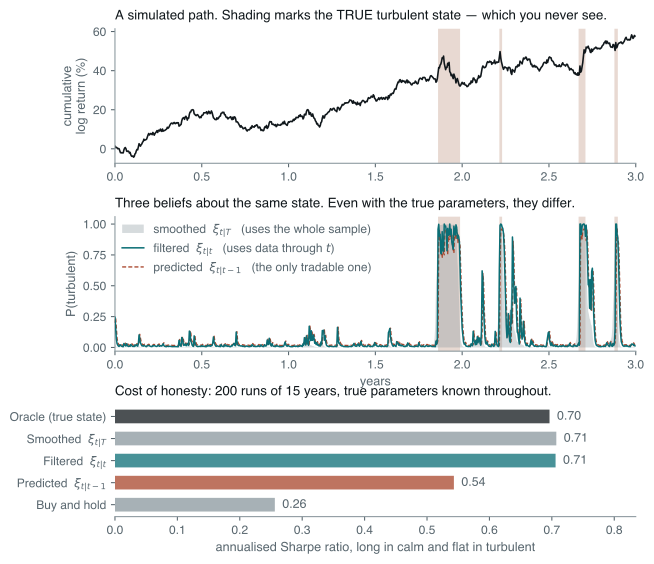

Source code (Python):
# The filtration ladder. One simulated path from a two-state Gaussian HMM with
# TRUE parameters known, showing how much of the apparent sharpness of a regime
# plot comes from looking at the future -- and what each rung of the ladder is
# worth in Sharpe terms.
#
# Run standalone:  uv run --no-project --with matplotlib python <path>

import os

os.environ.setdefault("SOURCE_DATE_EPOCH", "1735689600")

import matplotlib

matplotlib.use("Agg")
matplotlib.rcParams["svg.fonttype"] = "path"
matplotlib.rcParams["font.family"] = ["Helvetica", "Arial", "DejaVu Sans"]

from pathlib import Path

import matplotlib.pyplot as plt
import numpy as np

INK = "#10171B"
MUTED = "#58666E"
TEAL = "#0B6E75"
RUST = "#A8452B"
GREY = "#8A979D"
FAINT = "#DCE4E6"
SHADE = "#E8D9D2"

A = 252
MU = np.array([0.10, -0.15]) / A
SIG = np.array([0.12, 0.32]) / np.sqrt(A)
P = np.array([[0.99, 0.01], [0.04, 0.96]])
PI0 = np.array([0.8, 0.2])
REPS = 200
YEARS_MC = 15
SEED = 424242
LEAK_REPS = 30
LEAK_YEARS = 20

# Calibrations for the accompanying table: what separates the two states?
CALIBRATIONS = [
    ("vol and mean", (0.10, -0.15), (0.12, 0.32)),
    ("vol only", (0.05, 0.05), (0.12, 0.32)),
    ("mild vol", (0.12, -0.10), (0.15, 0.22)),
    ("mean only", (0.20, -0.20), (0.20, 0.20)),
]


def simulate(T, rng, mu=MU, sig=SIG):
    s = np.empty(T, dtype=int)
    s[0] = rng.choice(2, p=PI0)
    u = rng.random(T)
    for t in range(1, T):
        s[t] = s[t - 1] if u[t] < P[s[t - 1], s[t - 1]] else 1 - s[t - 1]
    return mu[s] + sig[s] * rng.standard_normal(T), s


def beliefs(r, mu=MU, sig=SIG):
    """Predicted, filtered and smoothed P(turbulent) under the TRUE parameters."""
    T = len(r)
    z = (r[:, None] - mu[None, :]) / sig[None, :]
    B = np.maximum(np.exp(-0.5 * z * z) / (sig[None, :] * np.sqrt(2 * np.pi)), 1e-300)
    alpha = np.zeros((T, 2))
    pred = np.zeros((T, 2))
    c = np.zeros(T)
    pred[0] = PI0
    a = PI0 * B[0]
    c[0] = a.sum()
    alpha[0] = a / c[0]
    for t in range(1, T):
        pred[t] = alpha[t - 1] @ P
        a = pred[t] * B[t]
        c[t] = a.sum()
        alpha[t] = a / c[t]
    beta = np.ones((T, 2))
    for t in range(T - 2, -1, -1):
        beta[t] = (P @ (B[t + 1] * beta[t + 1])) / c[t + 1]
    gamma = alpha * beta
    gamma /= gamma.sum(axis=1, keepdims=True)
    return pred, alpha, gamma


def sharpe(x):
    """Annualised Sharpe. A permanently flat position earns nothing, so it scores 0."""
    sd = float(x.std())
    return 0.0 if sd == 0.0 else float(x.mean() / sd * np.sqrt(A))


def ladder(mu_ann=None, sig_ann=None):
    """Sharpe of each rung, plus gating-vs-sizing and detection lag, for one calibration."""
    mu = MU if mu_ann is None else np.array(mu_ann) / A
    sig = SIG if sig_ann is None else np.array(sig_ann) / np.sqrt(A)
    rng = np.random.default_rng(SEED + 1)
    keys = [
        "bh",
        "oracle",
        "smooth",
        "filt",
        "pred",
        "acc",
        "size",
        "both",
        "lag",
        "turn_gate",
        "turn_size",
        "vol_gate",
    ]
    acc = {k: [] for k in keys}
    sig_star = float(np.sqrt(PI0 @ (sig**2)))
    for _ in range(REPS):
        r, s = simulate(YEARS_MC * A, rng, mu, sig)
        pred, alpha, gamma = beliefs(r, mu, sig)
        w_gate = (pred[:, 0] > 0.5).astype(float)
        w_size = np.clip(sig_star / np.sqrt(pred @ (sig**2)), 0.0, 3.0)
        acc["bh"].append(sharpe(r))
        acc["oracle"].append(sharpe((s == 0).astype(float) * r))
        acc["smooth"].append(sharpe((gamma[:, 0] > 0.5).astype(float) * r))
        acc["filt"].append(sharpe((alpha[:, 0] > 0.5).astype(float) * r))
        acc["pred"].append(sharpe(w_gate * r))
        acc["size"].append(sharpe(w_size * r))
        acc["both"].append(sharpe(w_gate * w_size * r))
        acc["acc"].append(float(np.mean((pred[:, 1] > 0.5) == (s == 1))))
        acc["turn_gate"].append(float(np.mean(np.abs(np.diff(w_gate)))))
        acc["turn_size"].append(float(np.mean(np.abs(np.diff(w_size)))))
        acc["vol_gate"].append(float((w_gate * r).std() * np.sqrt(A)))
        sw = np.flatnonzero((s[1:] == 1) & (s[:-1] == 0)) + 1
        lags = [np.flatnonzero(alpha[t0 : t0 + 60, 1] > 0.5)[0] for t0 in sw if np.any(alpha[t0 : t0 + 60, 1] > 0.5)]
        if lags:
            acc["lag"].append(float(np.median(lags)))
    return {k: float(np.mean(v)) for k, v in acc.items()}


def em_fit(r, rng, n_iter=100, tol=1e-9):
    """Two-state Gaussian HMM by EM. States identified by fitted volatility."""
    T = len(r)
    q = np.quantile(np.abs(r), [0.3, 0.7])
    mu = rng.normal(0.0, r.std() * 0.1, 2)
    sig = np.maximum(q * (1 + 0.1 * rng.standard_normal(2)), 1e-6)
    Ph = np.array([[0.95, 0.05], [0.05, 0.95]])
    pi = np.array([0.5, 0.5])
    prev = -np.inf
    for _ in range(n_iter):
        z = (r[:, None] - mu[None, :]) / sig[None, :]
        B = np.maximum(np.exp(-0.5 * z * z) / (sig[None, :] * np.sqrt(2 * np.pi)), 1e-300)
        alpha = np.zeros((T, 2))
        c = np.zeros(T)
        a = pi * B[0]
        c[0] = a.sum()
        alpha[0] = a / c[0]
        for t in range(1, T):
            a = (alpha[t - 1] @ Ph) * B[t]
            c[t] = a.sum()
            alpha[t] = a / c[t]
        beta = np.ones((T, 2))
        for t in range(T - 2, -1, -1):
            beta[t] = (Ph @ (B[t + 1] * beta[t + 1])) / c[t + 1]
        gamma = alpha * beta
        gamma /= gamma.sum(axis=1, keepdims=True)
        xi = Ph * (alpha[:-1].T @ ((B[1:] * beta[1:]) / c[1:, None]))
        Ph = xi / xi.sum(axis=1, keepdims=True)
        pi = gamma[0]
        w = gamma.sum(axis=0)
        mu = (gamma * r[:, None]).sum(axis=0) / w
        sig = np.sqrt(np.maximum((gamma * (r[:, None] - mu[None, :]) ** 2).sum(axis=0) / w, 1e-14))
        ll = np.log(c).sum()
        if ll - prev < tol * abs(prev):
            break
        prev = ll
    o = np.argsort(sig)
    return mu[o], sig[o], Ph[np.ix_(o, o)]


def leakage(mu_ann=None, sig_ann=None, reps=LEAK_REPS, years=LEAK_YEARS, burn=5, refit=5):
    """Full-sample parameter fit versus honest expanding-window refit, both predicted."""
    mu = MU if mu_ann is None else np.array(mu_ann) / A
    sig = SIG if sig_ann is None else np.array(sig_ann) / np.sqrt(A)
    rng = np.random.default_rng(SEED + 2)
    T, b = years * A, burn * A
    out = {"bh": [], "full": [], "walk": [], "smooth": []}
    for _ in range(reps):
        r, _ = simulate(T, rng, mu, sig)
        out["bh"].append(sharpe(r[b:]))
        mh, sh, Ph = em_fit(r, rng)  # fitted on ALL the data
        z = (r[:, None] - mh[None, :]) / sh[None, :]
        B = np.maximum(np.exp(-0.5 * z * z) / (sh[None, :] * np.sqrt(2 * np.pi)), 1e-300)
        al = np.zeros((T, 2))
        pr = np.zeros((T, 2))
        pr[0] = PI0
        a = PI0 * B[0]
        al[0] = a / a.sum()
        for t in range(1, T):
            pr[t] = al[t - 1] @ Ph
            a = pr[t] * B[t]
            al[t] = a / a.sum()
        out["full"].append(sharpe(((pr[:, 0] > 0.5).astype(float) * r)[b:]))
        be = np.ones((T, 2))
        cs = (al[:-1] @ Ph) * B[1:]
        cs = np.concatenate([[float((PI0 * B[0]).sum())], cs.sum(axis=1)])
        for t in range(T - 2, -1, -1):
            be[t] = (Ph @ (B[t + 1] * be[t + 1])) / cs[t + 1]
        gm = al * be
        gm /= gm.sum(axis=1, keepdims=True)
        out["smooth"].append(sharpe(((gm[:, 0] > 0.5).astype(float) * r)[b:]))
        pos = np.zeros(T)
        state = PI0.copy()
        for y in range(burn, years, refit):  # refit on data through t only
            t0, t1 = y * A, min((y + refit) * A, T)
            m2, s2, P2 = em_fit(r[:t0], rng)
            seg = r[t0:t1]
            z2 = (seg[:, None] - m2[None, :]) / s2[None, :]
            B2 = np.maximum(np.exp(-0.5 * z2 * z2) / (s2[None, :] * np.sqrt(2 * np.pi)), 1e-300)
            a2 = state @ P2
            for t in range(len(seg)):
                pos[t0 + t] = 1.0 if a2[0] > 0.5 else 0.0
                f = a2 * B2[t]
                state = f / f.sum()
                a2 = state @ P2
        out["walk"].append(sharpe((pos * r)[b:]))
    return {k: (float(np.mean(v)), float(np.std(v) / np.sqrt(len(v)))) for k, v in out.items()}  # noqa: E501


def main():
    rng = np.random.default_rng(SEED)
    T = 3 * A
    r, s = simulate(T, rng)
    pred, alpha, gamma = beliefs(r)
    x = np.arange(T) / A

    fig, axes = plt.subplots(3, 1, figsize=(7.0, 6.6), gridspec_kw={"height_ratios": [1.5, 1.5, 1.25], "hspace": 0.42})

    # --- Panel 1: the path, with true turbulent spells shaded -----------------
    ax = axes[0]
    ax.fill_between(x, 0, 1, where=(s == 1), transform=ax.get_xaxis_transform(), color=SHADE, linewidth=0, zorder=0)
    ax.plot(x, 100 * np.cumsum(r), color=INK, linewidth=1.2, zorder=2)
    ax.set_ylabel("cumulative\nlog return (%)", fontsize=9.5, color=MUTED)
    ax.set_title(
        "A simulated path. Shading marks the TRUE turbulent state — which you never see.",
        fontsize=10.0,
        color=INK,
        pad=7,
        loc="left",
    )

    # --- Panel 2: the three beliefs ------------------------------------------
    ax = axes[1]
    ax.fill_between(x, 0, 1, where=(s == 1), transform=ax.get_xaxis_transform(), color=SHADE, linewidth=0, zorder=0)
    ax.fill_between(
        x,
        0,
        gamma[:, 1],
        color=GREY,
        alpha=0.35,
        linewidth=0,
        zorder=1,
        label="smoothed  $\\xi_{t|T}$   (uses the whole sample)",
    )
    ax.plot(
        x, alpha[:, 1], color=TEAL, linewidth=1.15, zorder=3, label="filtered  $\\xi_{t|t}$   (uses data through $t$)"
    )
    ax.plot(
        x,
        pred[:, 1],
        color=RUST,
        linewidth=1.0,
        linestyle=(0, (3, 1.6)),
        zorder=2,
        label="predicted  $\\xi_{t|t-1}$   (the only tradable one)",
    )
    ax.set_ylim(-0.03, 1.06)
    ax.set_ylabel("P(turbulent)", fontsize=9.5, color=MUTED)
    ax.set_xlabel("years", fontsize=9.5, color=MUTED)
    ax.legend(
        fontsize=9.0, loc="upper left", frameon=False, ncol=1, labelcolor=MUTED, handlelength=1.8, borderaxespad=0.2
    )
    ax.set_title(
        "Three beliefs about the same state. Even with the true parameters, they differ.",
        fontsize=10.0,
        color=INK,
        pad=7,
        loc="left",
    )

    for a_ in axes[:2]:
        a_.set_xlim(0, 3)
        a_.tick_params(labelsize=9.0, colors=MUTED, length=3)
        for side in ("top", "right"):
            a_.spines[side].set_visible(False)
        for side in ("bottom", "left"):
            a_.spines[side].set_color(GREY)

    # --- Panel 3: what each rung is worth ------------------------------------
    res = ladder()
    ax = axes[2]
    names = [
        "Buy and hold",
        "Predicted  $\\xi_{t|t-1}$",
        "Filtered  $\\xi_{t|t}$",
        "Smoothed  $\\xi_{t|T}$",
        "Oracle (true state)",
    ]
    vals = [res["bh"], res["pred"], res["filt"], res["smooth"], res["oracle"]]
    cols = [GREY, RUST, TEAL, GREY, INK]
    ypos = np.arange(len(vals))
    ax.barh(ypos, vals, color=cols, alpha=0.75, height=0.62, edgecolor="none")
    for y_, v in zip(ypos, vals):
        ax.text(v + 0.012, y_, f"{v:.2f}", va="center", fontsize=9.3, color=MUTED)
    ax.set_yticks(ypos)
    ax.set_yticklabels(names, fontsize=9.3, color=INK)
    ax.set_xlim(0, max(vals) * 1.18)
    ax.set_xlabel("annualised Sharpe ratio, long in calm and flat in turbulent", fontsize=9.5, color=MUTED)
    ax.tick_params(labelsize=9.0, colors=MUTED, length=3)
    for side in ("top", "right", "left"):
        ax.spines[side].set_visible(False)
    ax.spines["bottom"].set_color(GREY)
    ax.set_title(
        f"Cost of honesty: {REPS} runs of {YEARS_MC} years, true parameters known throughout.",
        fontsize=10.0,
        color=INK,
        pad=7,
        loc="left",
    )

    out = Path(__file__).with_suffix(".svg")
    fig.savefig(out, transparent=True, bbox_inches="tight")
    print(f"  wrote {out.name}")
    print(f"\n  {REPS} reps x {YEARS_MC}y daily, true parameters known. Sharpe ratios.")
    head = (
        f"  {'separated by':<14}{'B&H':>7}{'oracle':>8}{'smooth':>8}{'filt':>7}"
        f"{'pred':>7}{'size':>7}{'both':>7}{'accur':>8}{'lag':>6}"
    )
    print(head)
    print("  " + "-" * (len(head) - 2))
    for label, mu_ann, sig_ann in CALIBRATIONS:
        m = res if label == "vol and mean" else ladder(mu_ann, sig_ann)
        print(
            f"  {label:<14}{m['bh']:>7.2f}{m['oracle']:>8.2f}{m['smooth']:>8.2f}"
            f"{m['filt']:>7.2f}{m['pred']:>7.2f}{m['size']:>7.2f}{m['both']:>7.2f}"
            f"{m['acc']:>8.3f}{m['lag']:>6.1f}"
        )
    print(f"\n  Turnover and strategy volatility (mild vol calibration, the realistic one):")
    mv = ladder(*CALIBRATIONS[2][1:])
    print(
        f"    gate: mean |change in position| per day  {mv['turn_gate']:.4f}"
        f"  -> {mv['turn_gate'] * A:.1f} units per year"
    )
    print(
        f"    size: mean |change in position| per day  {mv['turn_size']:.4f}"
        f"  -> {mv['turn_size'] * A:.1f} units per year"
    )
    print(f"    gated strategy annualised volatility     {mv['vol_gate']:.4f}")
    print(
        f"    gross benefit over buy and hold          {(mv['pred'] - mv['bh']) * mv['vol_gate'] * 1e4:.0f} bp per year"
    )
    print(f"\n  Parameters ESTIMATED by EM, {LEAK_REPS} reps x {LEAK_YEARS}y. States sorted by")
    print("  fitted volatility inside each fit. Sharpe of the resulting strategy.")
    hd = f"  {'calibration':<14}{'B&H':>8}{'full/smooth':>13}{'full/pred':>11}{'walk/pred':>11}"
    print(hd)
    print("  " + "-" * (len(hd) - 2))
    for label, mu_ann, sig_ann in [CALIBRATIONS[0], CALIBRATIONS[3]]:
        lk = leakage(mu_ann, sig_ann)
        print(
            f"  {label:<14}{lk['bh'][0]:>8.2f}{lk['smooth'][0]:>13.2f}"
            f"{lk['full'][0]:>11.2f}{lk['walk'][0]:>11.2f}"
            f"   (se ~{max(lk['walk'][1], lk['full'][1]):.2f})"
        )


if __name__ == "__main__":
    main()
